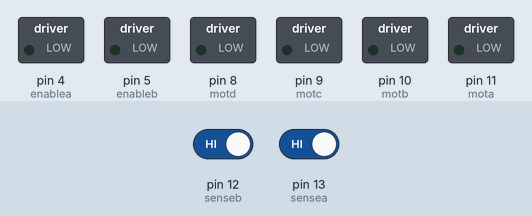
The sketch below on a simulated Arduino Uno, built with avr-gcc and run on an emulated ATmega328P. Parts: switched loads named in the sketch (green lamp = pin HIGH). The test bench sets the inputs (shaded band); at power-on: pin 12 (senseb) HIGH, pin 13 (sensea) HIGH.

Above: at 1.2 s.
1.3 s: pin 12 (senseb) driven LOW
At 2.1 s:
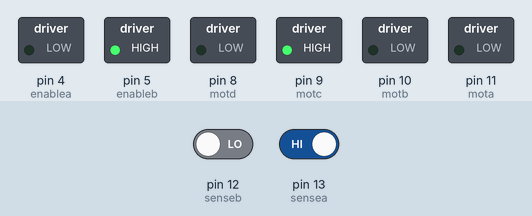
2.8 s: pin 13 (sensea) driven LOW
At 3.2 s:
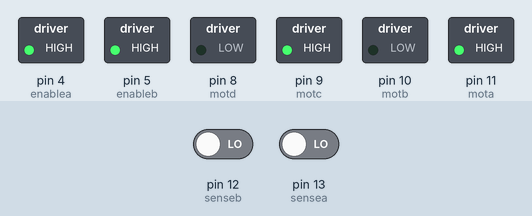
4.3 s: pin 12 (senseb) driven HIGH
At 5.5 s:
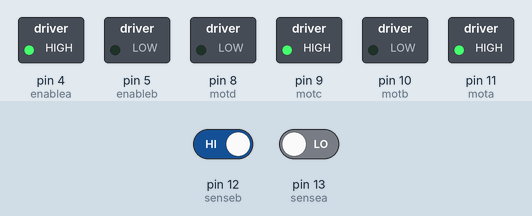
5.8 s: pin 13 (sensea) driven HIGH
At 6.7 s:
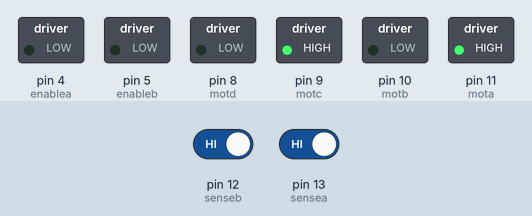
7.3 s: pin 12 (senseb) driven LOW
At 7.9 s:
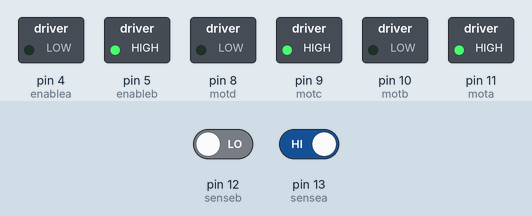
Timing chart, 0 to 9.8 s (numbered marks = the images above; inputs shaded):
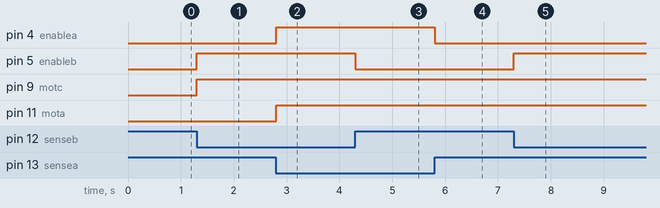

Measured:
- after the input at 1.3 s, pin 5 (enableb), pin 9 (motc): LOW → HIGH at once
- after the input at 2.8 s, pin 4 (enablea), pin 11 (mota): LOW → HIGH at once
- after the input at 4.3 s, pin 5 (enableb): HIGH → LOW at once
- after the input at 5.8 s, pin 4 (enablea): HIGH → LOW at once
- after the input at 7.3 s, pin 5 (enableb): LOW → HIGH at once

The sketch:

linesensingrobot.ino
```cpp
#define sensea 13
#define senseb 12
#define mota 11
#define motb 10
#define motc 9
#define motd 8
#define enablea 4
#define enableb 5
int p,q;
void setup() {
  pinMode(sensea,INPUT);
  pinMode(senseb,INPUT);
  pinMode(mota,OUTPUT);
  pinMode(motb,OUTPUT);
  pinMode(enablea,OUTPUT);
   pinMode(motc,OUTPUT);
  pinMode(motd,OUTPUT);
  pinMode(enableb,OUTPUT);
  // put your setup code here, to run once:

}

void loop() {
  p=digitalRead(sensea);
  q=digitalRead(senseb);
  if(p==LOW&&q==LOW)
  {digitalWrite(enablea,HIGH);
  digitalWrite(enableb,HIGH);
    digitalWrite(mota,HIGH);
digitalWrite(motb,LOW);
digitalWrite(motc,HIGH);
digitalWrite(motd,LOW);}
else if(p==LOW&&q==HIGH)
  {digitalWrite(enablea,HIGH);
    digitalWrite(mota,HIGH);
digitalWrite(motb,LOW);
digitalWrite(enableb,LOW);}
else if(p==HIGH&&q==LOW)
  {digitalWrite(enableb,HIGH);
    digitalWrite(motc,HIGH);
digitalWrite(motd,LOW);
digitalWrite(enablea,LOW);}
else
{digitalWrite(enablea,LOW);
digitalWrite(enableb,LOW);}
  // put your main code here, to run repeatedly:

}
```
